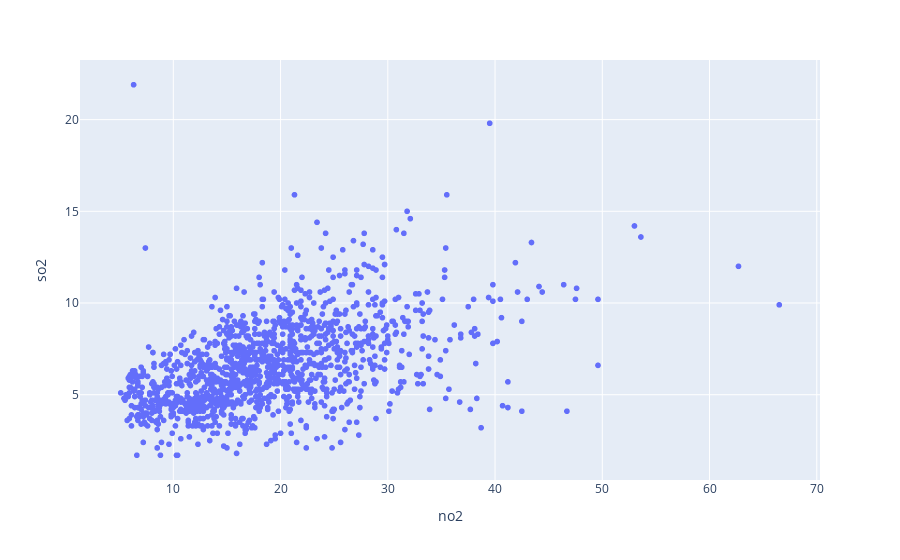

Notebook code cell kept with this figure:
### Code cell
px.scatter(dfpd,'no2','so2',hover_name='Date')

### Figure 1 — Plotly figure (JSON) as saved in the notebook; plotly's stock layout.template omitted (floating-point values rounded to 4 significant figures; data arrays with more than 128 entries replaced by an {"elided": "..."} marker saying what was removed)
{"data": [{"hovertemplate": "<b>%{hovertext}</b><br><br>no2=%{x}<br>so2=%{y}<extra></extra>", "hovertext": {"elided": "1311 str values"}, "legendgroup": "", "marker": {"color": "#636efa", "symbol": "circle"}, "mode": "markers", "name": "", "showlegend": false, "type": "scattergl", "x": {"elided": "1311 float values"}, "xaxis": "x", "y": {"elided": "1311 float values"}, "yaxis": "y"}], "layout": {"autosize": true, "legend": {"tracegroupgap": 0}, "margin": {"t": 60}, "xaxis": {"anchor": "y", "autorange": true, "domain": [0, 1], "range": [1.336, 70.26], "title": {"text": "no2"}, "type": "linear"}, "yaxis": {"anchor": "x", "autorange": true, "domain": [0, 1], "range": [0.2678, 23.33], "title": {"text": "so2"}, "type": "linear"}}}
